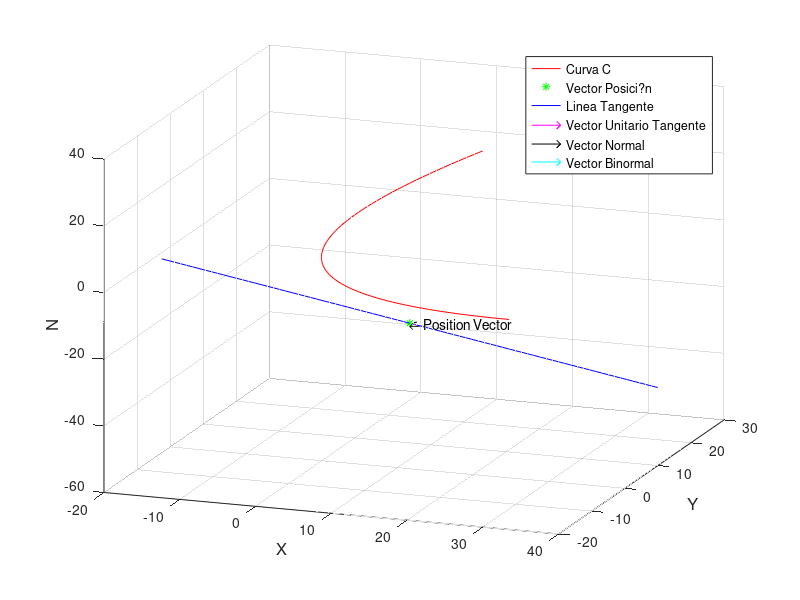

This figure's MATLAB source:
%R(t)=t^2i+(t^2-t)j-7*tk en un tiempo igual a 3.

%Gr?fica de la curva t=3

t=-4:0.1:4;
x=t.^2;
y=(t.^2-t);
z=7*t;

plot3(x,y,z, 'r')
xlabel('X', 'FontSize', 12)
ylabel('Y', 'FontSize', 12)
zlabel('N', 'FontSize', 12)
grid on;

%Vector de posici?n

hold on
v=[9, 6, -21];

plot3(v(1), v(2), v(3), '*g')
x1=9; y1=6; z1=-21; txt1='\leftarrow Position Vector'; text(x1, y1, z1, txt1)

%Ecuaciones parametricas de la linea tangtente
%Las constantes se obtubieron evaluando el valor t=pi/4 en la funci?n original
%Las variables se obtubieron evaluando t=pi/4 en la derivada de R(t).

hold on
x=9+6*t;
y=6+5*t;
z=-21-7*t;

plot3(x,y,z, 'b')

%Vector unitario tangente t=3;
%CAMBIAR VALORES.
vx=0.5720;
vy=0.4767;
vz=-0.6674;

hold on
quiver3(v(1), v(2), v(3), vx, vy, vz, 'm')

%Vector normal en t=3;

nx=0.7071;
ny=0.7071;
nz=0;

hold on
quiver3(v(1), v(2), v(3), nx, ny, nz, 'k')

%Vector Binormal en t=3
%CAMBIAR VALORES.
nx=-0.4719;
ny=0.4719;
nz=0.0674;

hold on
quiver3(v(1), v(2), v(3), nx, ny, nz, 'c')

view(20,20)

legend('Curva C', 'Vector Posici?n', 'Linea Tangente', 'Vector Unitario Tangente', 'Vector Normal', 'Vector Binormal')